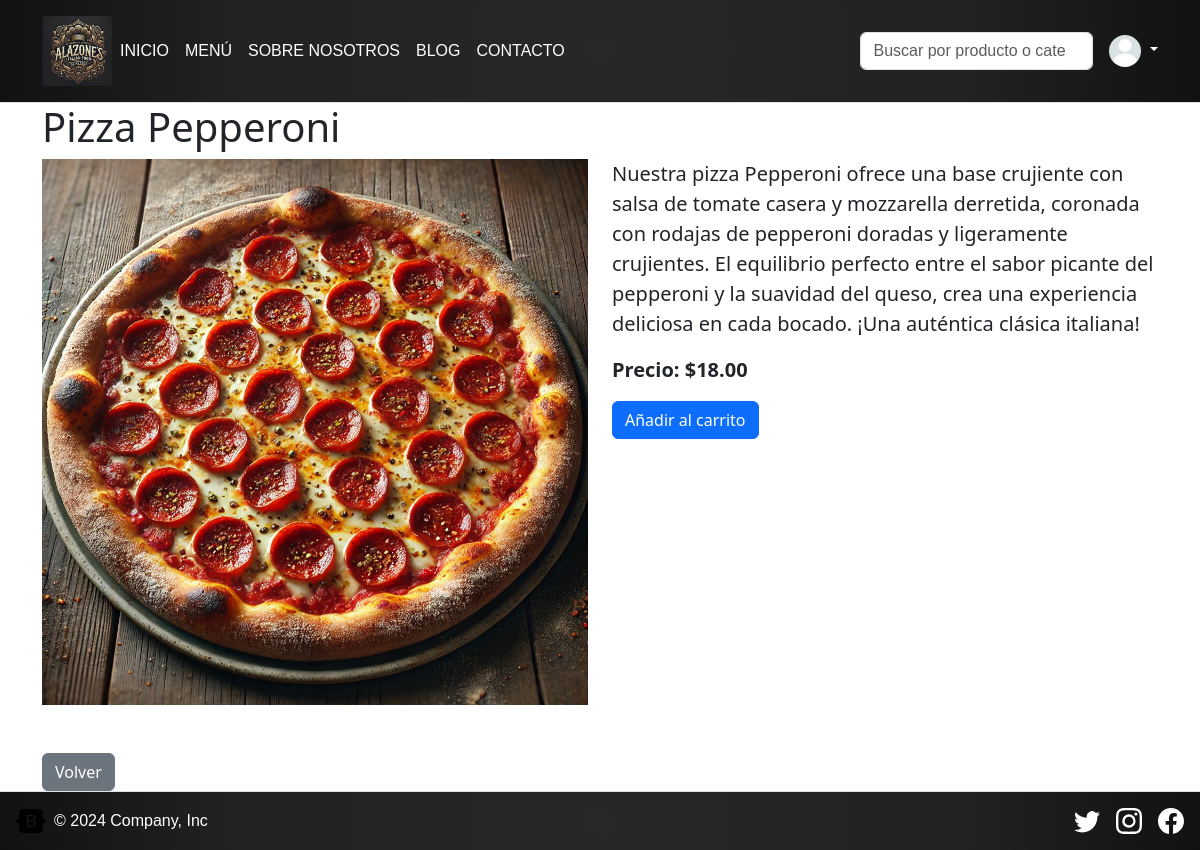
Page /menu/1/ on the committed database.
### core/menu/models.py (models this page shows, shortened)
class MenuItem(models.Model):
    name = models.CharField(max_length=100)
    description = models.TextField()
    price = models.DecimalField(max_digits=6, decimal_places=2)
    image = models.ImageField(
        upload_to="menu_images/", blank=True, null=True
    )  # Cambiado a ImageField
    categoria = models.ForeignKey(
        Categoria, on_delete=models.CASCADE, related_name="items", null=True, blank=True
    )

### core/menu/views.py (the view)
# urls.py: path("<int:item_id>/", views.menu_detail, name="menu_detail"),
def menu_detail(request, item_id):
    item = get_object_or_404(MenuItem, pk=item_id)
    return render(request, "menu/menu_detail.html", {"item": item})

### core/templates/menu/menu_detail.html (shortened to what this page needs)
{% extends 'base.html' %}
{% load static %}
{% block content %}
    <div class="container">
        <h1>{{ item.name }}</h1>
        <div class="row">
            <div class="col-md-6">
                <img src="{% if item.image %}{{ item.image.url }}{% else %}{% static 'images/default_item.png' %}{% endif %}"
                     alt="{{ item.name }}"
                     class="img-fluid">
            </div>
            <div class="col-md-6">
                <p style="font-size: 1.25rem;">{{ item.description }}</p>
                <p>
                    <strong style="font-size: 1.25rem;">Precio: ${{ item.price }}</strong>
                </p>
                <a href="{% url 'add_to_cart' item.id %}" class="btn btn-primary">Añadir al carrito</a>
            </div>
        </div>
        <a href="{% url 'menu_list' %}" class="btn btn-secondary mt-5">Volver</a>
    </div>
{% endblock content %}

### core/templates/base.html (style rules this page uses)
html, body { height: 100%; margin: 0; }
body { display: flex; flex-direction: column; }

### rows in the picture
MenuItem: name "Pizza Pepperoni", image (picture), description "Nuestra pizza Pepperoni ofrece una base crujiente con salsa de tomate casera y mozzarella derretida, coronada con rodajas de pepperoni doradas y ligeramente crujientes. El equilibrio perfecto entre el sabor picante del pepperoni y la suavidad del queso, crea una experiencia deliciosa en cada bocado. ¡Una auténtica clásica italiana!", price "18.00"
